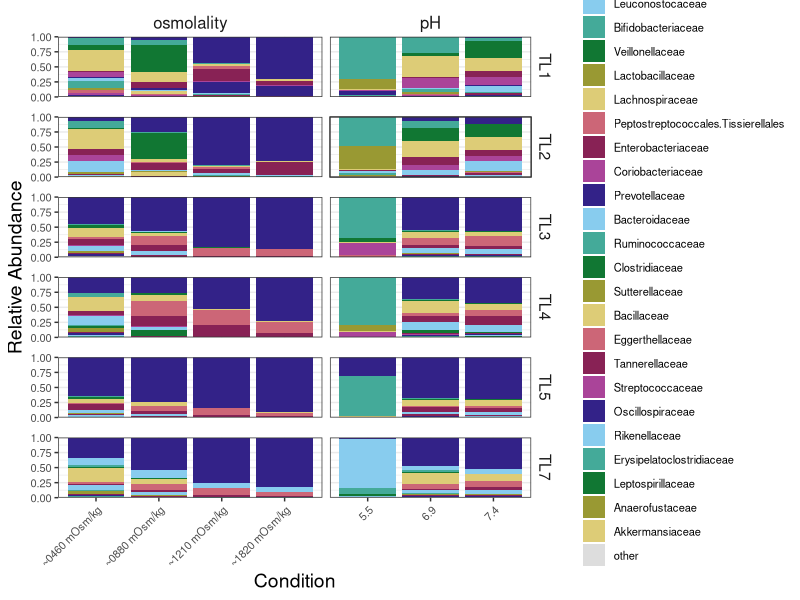
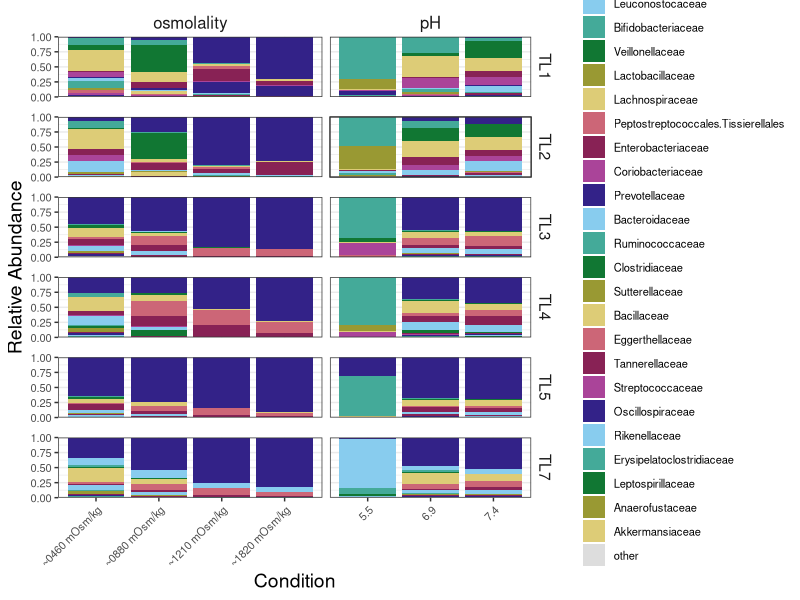
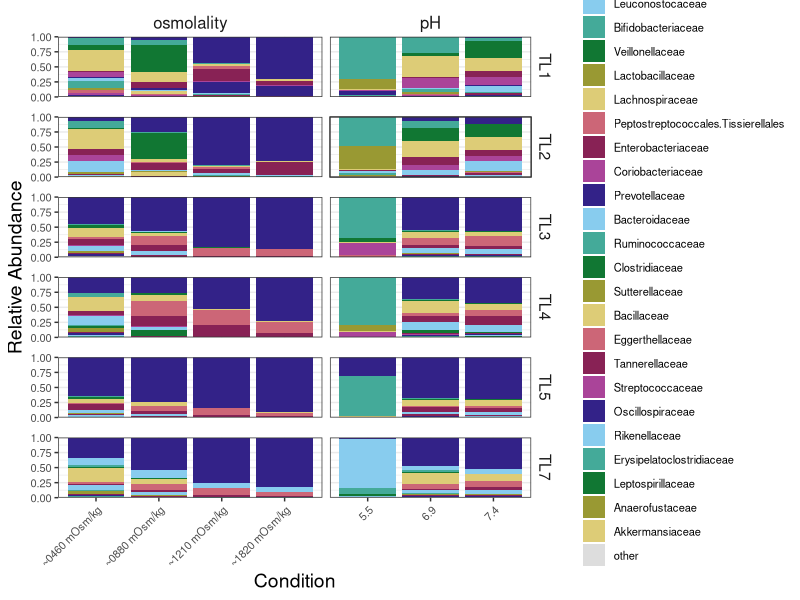

These charts were generated, in order, by the following R code: (Note: this script raises an error after producing the figures.)
## ---- chunk 1
library(tidyverse)
library(RColorBrewer)
library(reshape)
library(dplyr)
library(forcats)
library(tidytext)
library(Hmisc)
## ---- chunk 2
L5_data <- read.csv("input/L5_filtered_1pct.csv",header = TRUE, sep = ",")
## ---- chunk 3

L5_data_melted = melt(L5_data,id=c("sample","donor","type","category_value","pH","osmolality"))

# Colorblind-friendly palette from https://personal.sron.nl/~pault/data/colourschemes.pdf
mycolors = c("#332288","#88CCEE","#44AA99","#117733","#999933","#DDCC77","#CC6677","#882255","#AA4499","#332288","#88CCEE","#44AA99","#117733","#999933","#DDCC77","#CC6677","#882255","#AA4499","#332288","#88CCEE","#44AA99","#117733","#999933","#DDCC77","#DDDDDD")

## ---- chunk 4
ggplot(L5_data_melted, aes(fill=variable, y=value, x=category_value)) + scale_fill_manual(values=mycolors)  + theme(strip.text.x = element_text(size = 30)) + geom_bar(position="fill", stat="identity") + facet_grid(donor ~ type,scales = "free_x", space='free') +
  ylab("Relative Abundance") + xlab("Condition") + 
  theme_bw() + scale_y_continuous(limits=c(0, 1), expand = c(0, 0)) +
  theme(plot.title = element_text(size=18),
          text = element_text(size=14),
          legend.text = element_text(size=8),
          strip.text.x = element_text(size = 12),
          strip.background = element_blank(),
          axis.text.y = element_text(size = 8),
          axis.text.x = element_text(size = 8,angle = 45,hjust = 1))  + guides(fill=guide_legend(nrow=25,byrow=TRUE)) +
  theme(legend.position = "right",legend.title=element_blank(),panel.spacing.y=unit(1, "lines"))

ggsave('output/Figure_3A_by_donor.pdf',width=6, height=11.5)
ggsave('output/Figure_3A_by_donor.png',width=6, height=11.5)
## ---- chunk 5
L5_corr_data <- read.csv("input/L5_with_pH_and_osmolality_no_sample_names.csv",header = TRUE, sep = ",")
p_corrs <- rcorr(as.matrix(L5_corr_data),type="pearson")


p_corr_long <- as.data.frame(p_corrs$r) %>% rownames_to_column(var="measure1") %>% pivot_longer(-measure1,"measure2") 

## ---- chunk 6
p_corr_long %>% filter(!(value < 0.5 & value > -0.5) & !(value == 1)) %>% filter(measure1 == "pH" | measure1 == "osmolality") %>% ggplot(aes(x = measure1, y = reorder_within(measure2, -value, measure1), fill = value)) + geom_tile() + scale_y_reordered() +  scale_fill_gradient2(mid="#EAECCC",low="#364B9A",high="#A50026", limits=c(-1,1)) +
  theme_bw() + ylab("Family") + labs(fill="Pearson correlation") + theme(strip.text.x = element_blank(), strip.background = element_blank(), axis.ticks = element_blank(), axis.text.x = element_text(size=12), axis.title.x = element_blank()) + facet_wrap(. ~ measure1,scales="free")  + geom_text(aes(label = round(value, 2)))  + scale_x_discrete(position="top")

ggsave("output/Figure_3B_pearson.png")
ggsave("output/Figure_3B_pearson.pdf")
## ---- chunk 7
all_metric <- c("osmolality","pH")
all_taxa <- c("Enterococcaceae","Bifidobacteriaceae")


for (z in 1:length(all_metric))
{
  metric <- all_metric[z]
  taxon <- all_taxa[z]

  r <- p_corr_long %>% filter(measure1 == metric & measure2 == taxon) %>% pull(value) %>% round(2)

  L5_data_melted %>% filter(variable==taxon & type == metric) %>% 
  ggplot(aes(x = get(metric), y = value)) + geom_point() + theme_bw() + ylab("Relative abundance") + 
    geom_smooth(method = "lm", se = FALSE) + 
    ggtitle(sprintf("%s, r = %s",taxon,r)) + xlab(metric)
  
ggsave(sprintf("output/Figure_3C_%s_%s_scatter.png",taxon,metric),width=3,height=3)
ggsave(sprintf("output/Figure_3C_%s_%s_scatter.pdf",taxon,metric),width=3,height=3)
  
}
